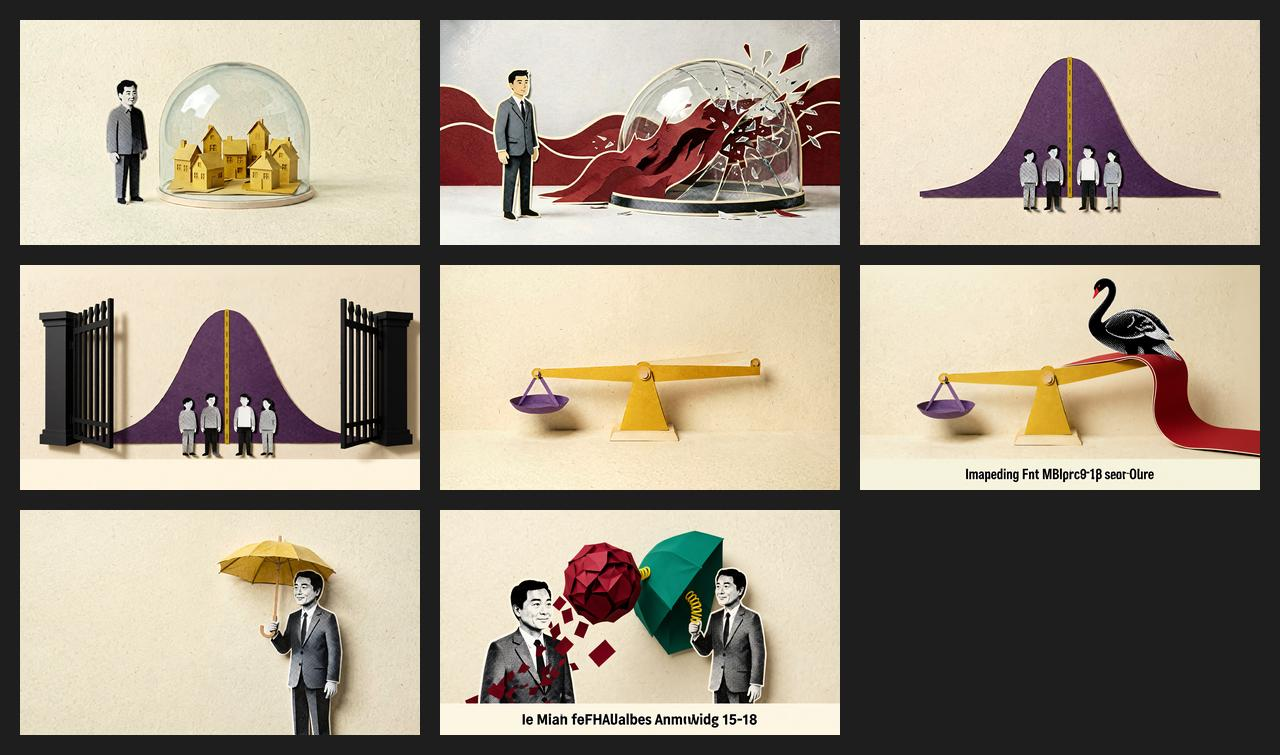
#> input picture assets/fat-tail-effect-contact-sheet.jpg, 1280 x 755 px
$ python -i video_builder.py   (imports and definitions only)
#> lines starting #> are read from the running program, lines starting #| are printed output that depends on the picture
#!/usr/bin/env python3
"""
video_builder.py
ai-animation Skill 关键帧图像处理、规格标准化与联系单 (Contact Sheet) 合成工具

依赖:
  pip install Pillow
"""

import sys
import os
import json

try:
    from PIL import Image, ImageDraw, ImageFont
except ImportError:
    print("错误: 缺少 Pillow 依赖库。请运行: pip install Pillow")
    sys.exit(1)

TARGET_WIDTH = 1280
TARGET_HEIGHT = 720

def resize_and_crop(img_path, output_path, target_size=(TARGET_WIDTH, TARGET_HEIGHT), mode="pad"):
    """规整画面到 16:9 (1280x720)，默认采用无损底色延伸模式，严禁裁剪画面元素"""
#> called with output_path = 'out.png', target_size = (1280, 720), mode = 'pad'
    with Image.open(img_path).convert("RGB") as img:
#> img is the input picture: PIL image 1280x755 RGB; mean R, G, B 159.8, 148.9, 132.8
        img_ratio = img.width / img.height
#> img_ratio = 1.7
        target_ratio = target_size[0] / target_size[1]

        if mode == "crop":
            # 强制裁剪模式
            if img_ratio > target_ratio:
                new_height = img.height
                new_width = int(new_height * target_ratio)
                left = (img.width - new_width) // 2
                top = 0
                right = left + new_width
                bottom = new_height
            else:
                new_width = img.width
                new_height = int(new_width / target_ratio)
                left = 0
                top = (img.height - new_height) // 2
                right = new_width
                bottom = top + new_height
            cropped = img.crop((left, top, right, bottom))
            resized = cropped.resize(target_size, Image.Resampling.LANCZOS)
        else:
            # 默认 pad 模式：等比缩放原图 + 智能提取边缘纸色填充两侧，100% 保留生成元素
            scale = min(target_size[0] / img.width, target_size[1] / img.height)
#> scale = 0.954
            scaled_w = int(img.width * scale)
#> scaled_w = 1220
            scaled_h = int(img.height * scale)
#> scaled_h = 720
            img_resized = img.resize((scaled_w, scaled_h), Image.Resampling.LANCZOS)

            # 采样四个角落色彩作为无缝铺面底色
            corner_colors = [
                img.getpixel((0, 0)),
                img.getpixel((img.width - 1, 0)),
                img.getpixel((0, img.height - 1)),
                img.getpixel((img.width - 1, img.height - 1))
            ]
#> corner_colors = [(30, 30, 30), (30, 30, 30), (30, 30, 30), (30, 30, 30)]
            bg_r = sum(c[0] for c in corner_colors) // 4
#> bg_r = 30
            bg_g = sum(c[1] for c in corner_colors) // 4
#> bg_g = 30
            bg_b = sum(c[2] for c in corner_colors) // 4
#> bg_b = 30
            bg_color = (bg_r, bg_g, bg_b)
#> bg_color = (30, 30, 30)

            resized = Image.new("RGB", target_size, bg_color)
#> resized: PIL image 1280x720 RGB; every value is 30
            paste_x = (target_size[0] - scaled_w) // 2
#> paste_x = 30
            paste_y = (target_size[1] - scaled_h) // 2
#> paste_y = 0
            resized.paste(img_resized, (paste_x, paste_y))
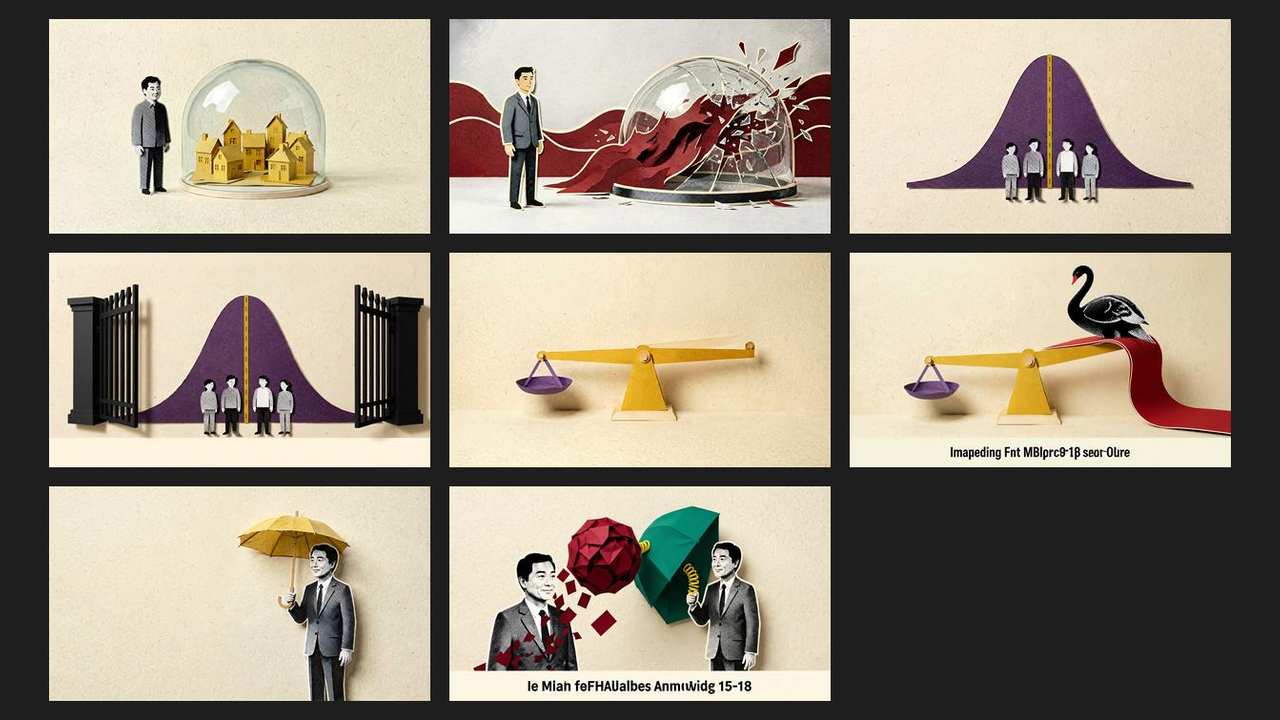
#> resized: PIL image 1280x720 RGB; mean R, G, B 153.7, 143.3, 128.1

        os.makedirs(os.path.dirname(os.path.abspath(output_path)), exist_ok=True)
        resized.save(output_path, "PNG")
        print(f"🖼️ 画面无损规整完成: {output_path} ({target_size[0]}x{target_size[1]}, mode={mode})")

# [50 lines left out: functions make_contact_sheet, main, not called in this run]

# [2 lines not run here, left out]

>>> result = resize_and_crop('../../../../assets/fat-tail-effect-contact-sheet.jpg', 'out.png')
